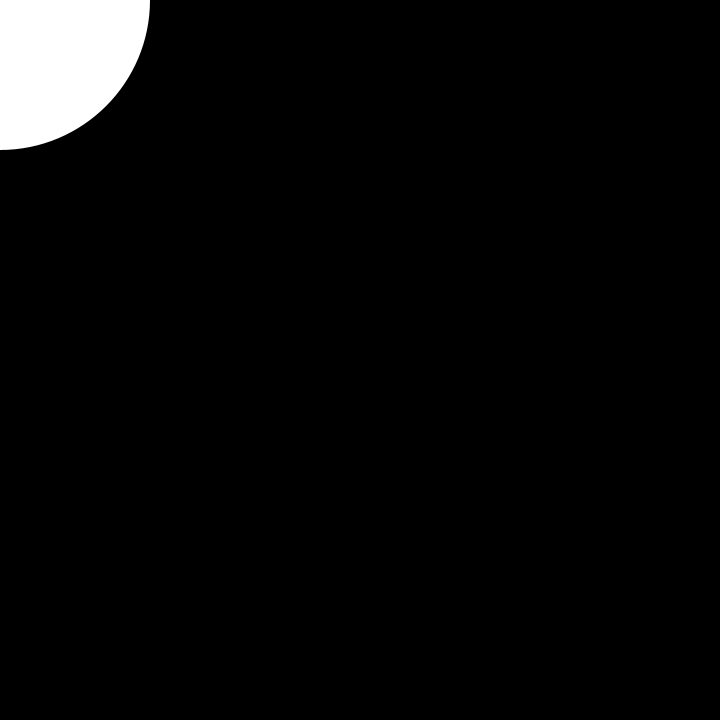
Frame 1 (no input)
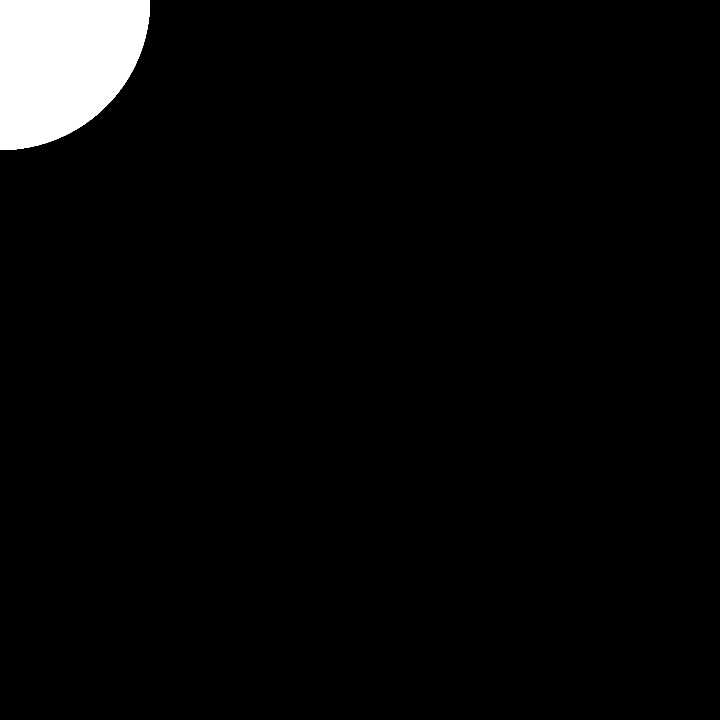
Frame 60 (the mouse pressed at the canvas centre just before this capture)
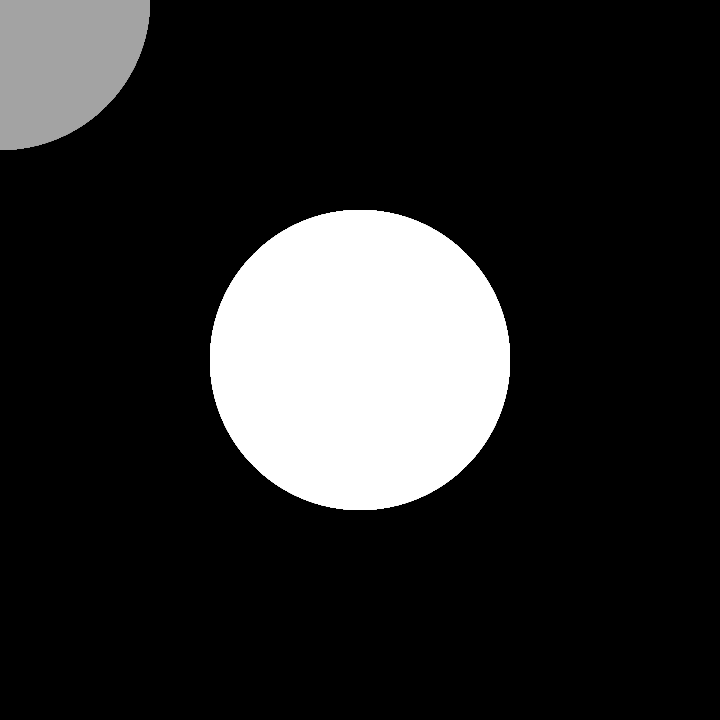
Frame 120 (the mouse held since frame 60 and released just before this capture)

The Processing sketch that drew these frames (run headless with seeded random() and noise(); from frame 60 on, the mouse is pressed at the canvas centre):

// Processing sketch: processing_178045
// ── processing_178045.pde

//Anton Kohlhaussen
//Final Comparts assignment
//The Worm


void setup() {
 size(720,720);
 background(0); 
}

void draw() {
  fill(0, 2);
  rect(0, 0, width, height);
  fill(255);
  noStroke();
  ellipse(mouseX, mouseY, 300, 300);
}
